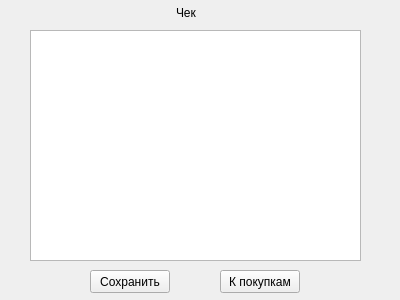
<?xml version="1.0" encoding="UTF-8"?>
<ui version="4.0">
 <class>receiptform</class>
 <widget class="QWidget" name="receiptform">
  <property name="geometry">
   <rect>
    <x>0</x>
    <y>0</y>
    <width>400</width>
    <height>300</height>
   </rect>
  </property>
  <property name="windowTitle">
   <string>Чек</string>
  </property>
  <widget class="QTextEdit" name="receiptTextEdit">
   <property name="geometry">
    <rect>
     <x>30</x>
     <y>30</y>
     <width>331</width>
     <height>231</height>
    </rect>
   </property>
  </widget>
  <widget class="QLabel" name="label">
   <property name="geometry">
    <rect>
     <x>176</x>
     <y>2</y>
     <width>51</width>
     <height>21</height>
    </rect>
   </property>
   <property name="text">
    <string>Чек</string>
   </property>
  </widget>
  <widget class="QPushButton" name="savingButton">
   <property name="geometry">
    <rect>
     <x>90</x>
     <y>270</y>
     <width>80</width>
     <height>23</height>
    </rect>
   </property>
   <property name="text">
    <string>Сохранить</string>
   </property>
  </widget>
  <widget class="QPushButton" name="homeButton">
   <property name="geometry">
    <rect>
     <x>220</x>
     <y>270</y>
     <width>80</width>
     <height>23</height>
    </rect>
   </property>
   <property name="text">
    <string>К покупкам</string>
   </property>
  </widget>
 </widget>
 <resources/>
 <connections/>
</ui>
